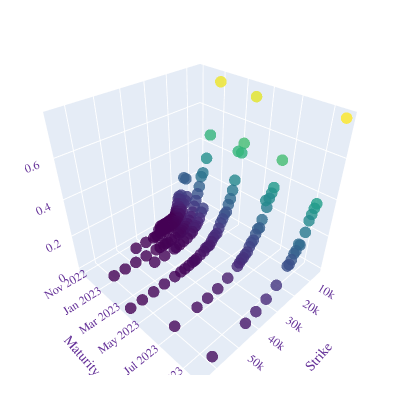

The code cell stored with this chart in its notebook:
### Code cell
X = []
Y = []
Z = []
rows = surface.shape[1]
lines = surface.shape[0]
for index in surface.index[:-10]:
    line = surface.loc[index, :]
    X.extend(rows * [index])
    Y.extend(surface.columns)
    Z.extend(line.values)

fig = go.Figure(data=[go.Scatter3d(
    x=X,
    y=Y,
    z=Z,
    mode='markers',
    marker=dict(
        size=4,
        color=Z,                # set color to an array/list of desired values
        colorscale='Viridis',   # choose a colorscale
        opacity=0.8
    )
)])

# tight layout
fig.update_layout(margin=dict(l=0, r=0, b=0, t=0))
fig.update_layout(scene= dict(
                          xaxis_title="Strike",
                          yaxis_title="Maturity",
                          zaxis_title="Price",
                          ),
                          width=400, height=400,
                          margin=dict(l=25, r=25, b=25, t=30),
                              font=dict(
        family="Courier New, monospace",
        size=12,
        color="RebeccaPurple"
    )
)
fig.show()

### Figure 1 — Plotly figure (JSON) as saved in the notebook; plotly's stock layout.template omitted (floating-point values rounded to 4 significant figures; data arrays with more than 128 entries replaced by an {"elided": "..."} marker saying what was removed)
{"data": [{"marker": {"color": {"elided": "528 float values"}, "colorscale": [[0.0, "#440154"], [0.1111, "#482878"], [0.2222, "#3e4989"], [0.3333, "#31688e"], [0.4444, "#26828e"], [0.5556, "#1f9e89"], [0.6667, "#35b779"], [0.7778, "#6ece58"], [0.8889, "#b5de2b"], [1.0, "#fde725"]], "opacity": 0.8, "size": 4}, "mode": "markers", "x": {"elided": "528 float values"}, "y": {"elided": "528 str values"}, "z": {"elided": "528 float values"}, "type": "scatter3d"}], "layout": {"margin": {"l": 25, "r": 25, "b": 25, "t": 30}, "font": {"family": "Courier New, monospace", "size": 12, "color": "RebeccaPurple"}, "scene": {"xaxis": {"title": {"text": "Strike"}}, "yaxis": {"title": {"text": "Maturity"}}, "zaxis": {"title": {"text": "Price"}}}, "width": 400, "height": 400}}
